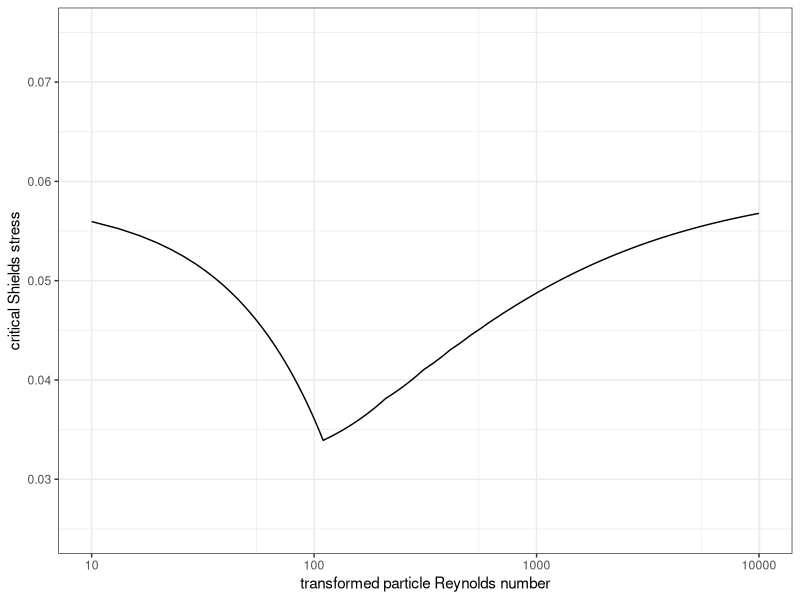
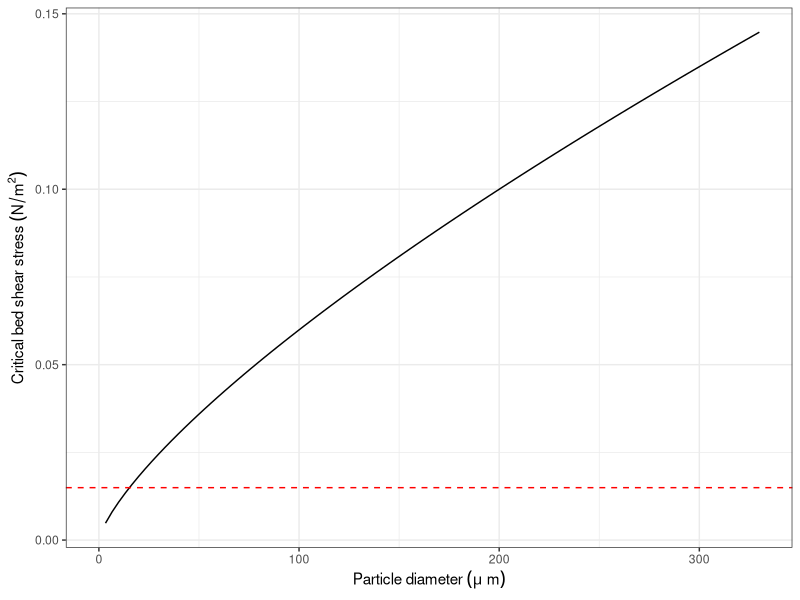
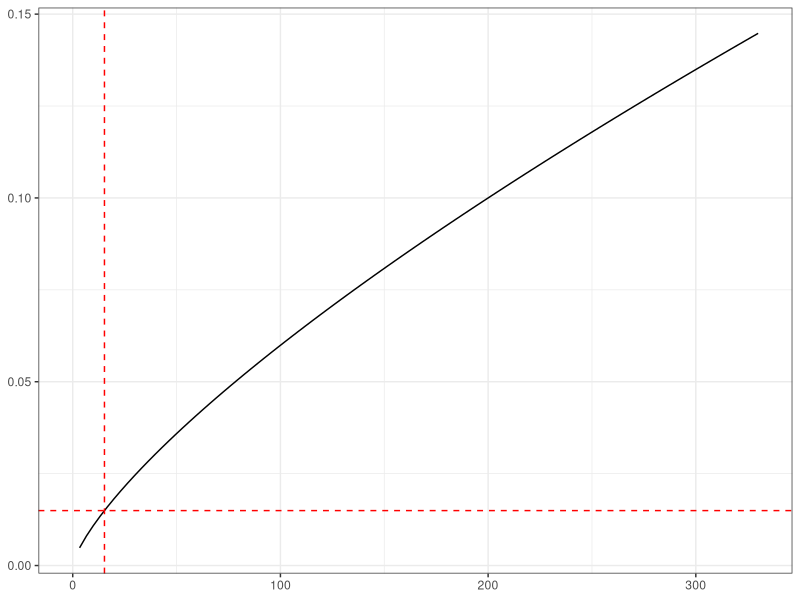

R code for these plots, in order: (Note: this script raises an error after producing the figures.)
#06 Shields Criterion Analysis

library(ggplot2)
library(magrittr)
library(dplyr)

#Defining constants
sv <- 0.0038656761 #shear velocity in m/s using the ADV experiments from 12/5/2018 in the upstream reach
kv <- 1.0023*10^(-6) #approximate kinematic viscosity of water at 20 degrees centigrade in m2/s
rho_w <- 998.2071 #approximate water density at 20 degrees centigrade in kg/m3
rho_s <- 1300 #approximate walnut shell density in kg/m3
bs <- 0.01494345 #computed bed shear stress for flume at 30 hZ (upstream section)

re <- function(d) (sv*d)/kv #a function to compute the particle Reynolds number
Rep <- function(re) re*sqrt((rho_s-rho_w)/rho_w) #a function to compute the transformed particle Reynolds number
taustar <- function(Rep) { #a function to compute the critical Shields stress
  if (Rep<3.16) {
    return(0.135*Rep^(-0.261))
  } else {
    y <- Rep^(-0.6)
    return((0.22*y)+(0.06*exp(-17.77*y)))
  }
}
ts_plot <- function(Rep) sapply(Rep, taustar) #a function to vectorize the function taustar

#A plot of transformed particle Reynolds number vs time
ggplot(data.frame(x=seq(10, 10^4, length.out=1000)))+
  stat_function(fun=ts_plot, aes(x=x))+
  coord_trans(x="log10")+
  ylim(0.025, 0.075)+
  labs(x="transformed particle Reynolds number", y="critical Shields stress")+
  scale_x_continuous(breaks=10^c(1:4), labels=10^c(1:4))+
  theme_bw()
taub <- function(d, taustar) (rho_s-rho_w)*9.81*d*taustar 

#A plot of bed shear stress as a function of particle diameter
shields <- function(d) { #a function to compute bed shear stress for initial motion in N/m2
  ts <- d %>%
    re() %>%
    Rep() %>%
    taustar()
  return((rho_s-rho_w)*9.81*d*ts)
}
shields_vectorized <- function(d) sapply(d, shields)

ggplot(data.frame(x=seq(0, 330*10^(-6), length.out=300)))+
  stat_function(fun=shields_vectorized, aes(x=x))+
  labs(x=expression(Particle~diameter~(mu~m)), y=expression(Critical~bed~shear~stress~(N/m^2)))+
  scale_x_continuous(labels=function(x) x/10^(-6))+
  geom_hline(yintercept=bs, lty=2, col="red")+ #assuming that this upstream bed shear stress is representative
  theme_bw()

#Determine the intersection of the diameter vs shear stress curve and the observed bed shear stress
##Only applicable if the particle diameter is less than 1490 microns:
shields_inv <- function(tau) {
  first <- (sqrt((rho_s-rho_w)/rho_w)*(sv/kv))^0.261
  second <- tau/(0.135*(rho_s-rho_w)*9.81)
  return((first*second)^(1/0.739))
}
shields_inv(bs)*10^6 #the particle diameter in microns that corresponds to the threshold of incipient motion, about 15 microns

#png("C:\\Users\\Bearkey\\Documents\\honors_thesis\\images\\shields.png", width=1500, height=1000, res=300)
ggplot(data.frame(x=seq(0, 330*10^(-6), length.out=300)))+
  stat_function(fun=shields_vectorized, aes(x=x))+
  labs(x=expression(Particle~diameter~(mu~m)), y=expression(Critical~bed~shear~stress~(N/m^2)))+
  scale_x_continuous(labels=function(x) x/10^(-6))+
  geom_vline(xintercept=shields_inv(bs), col="red", lty=2)+
  geom_hline(yintercept=bs, lty=2, col="red")+ #assuming that this upstream bed shear stress is representative
  theme_bw()+
  theme(axis.title=element_blank())
#dev.off()

#Determine the portion of sediment whose critical shear stress lies below the observed shear stress
pnorm(shields_inv(bs)*10^6, mean=parameters[1], sd=parameters[2])*200 #a very small number (in g)
